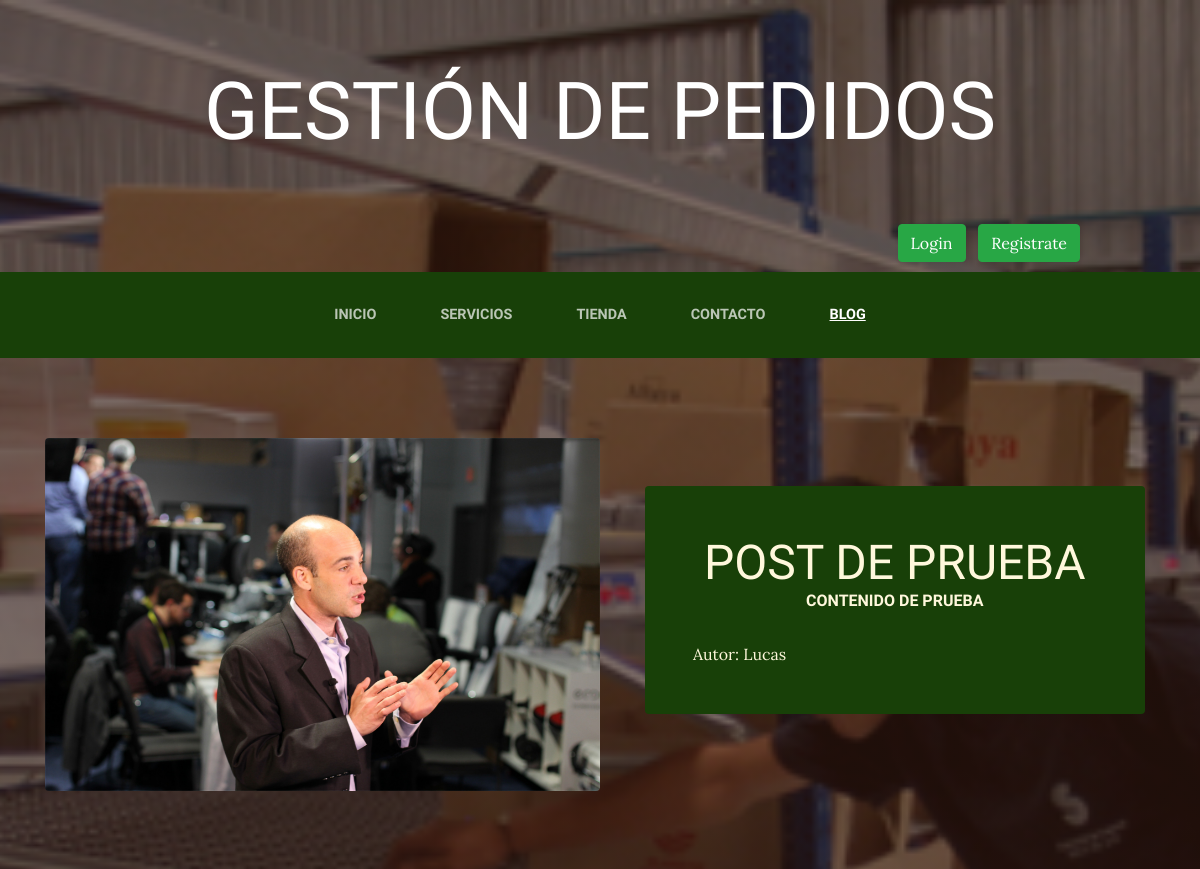
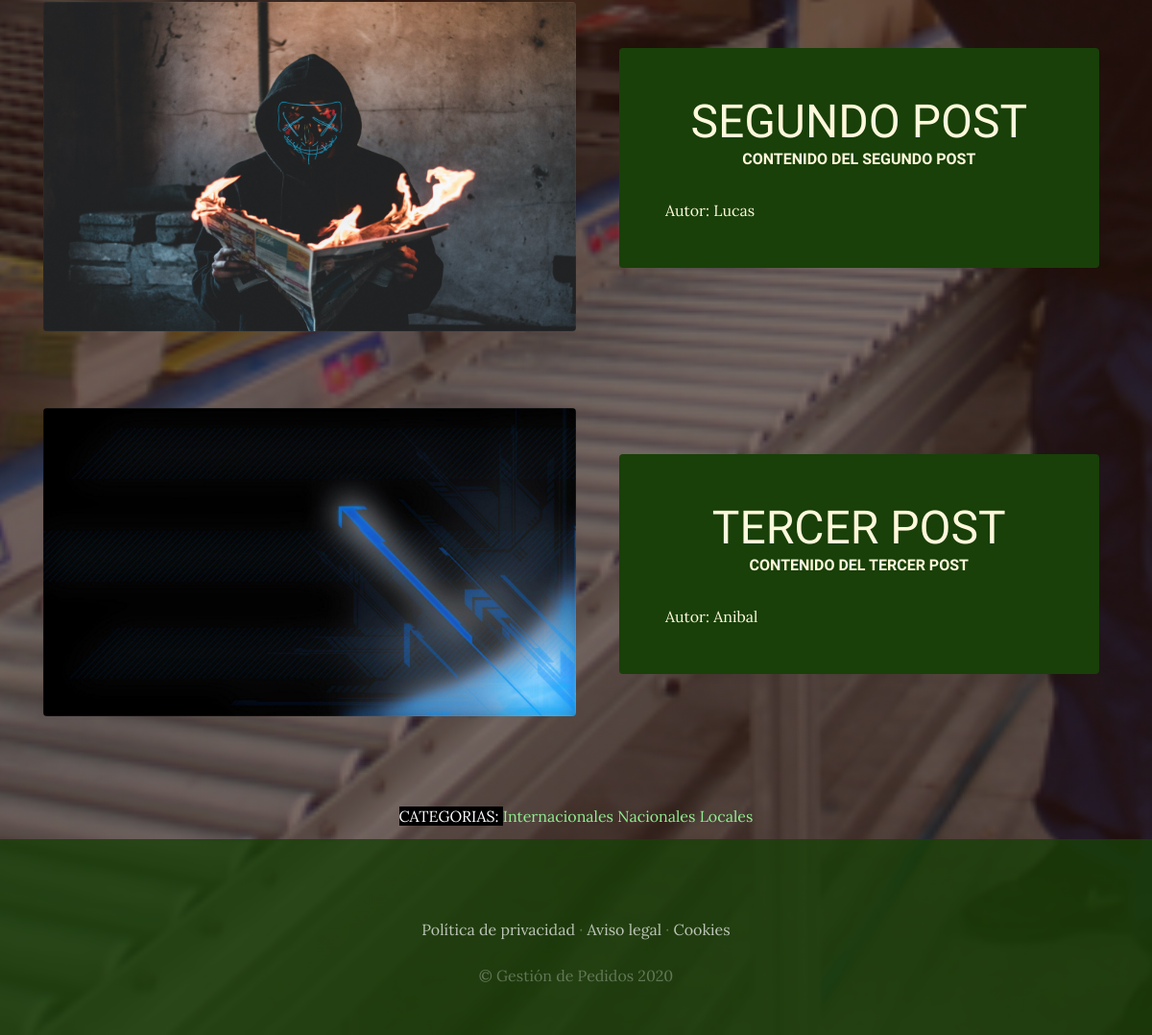
Screenshot of /blog/ with the database file from the repository (2 pictures, top to bottom).
### Blog/models.py (models this page shows, shortened)
class Post(models.Model):
    titulo = models.CharField(max_length=50)
    contenido = models.CharField(max_length=50)
    imagen = models.ImageField(upload_to='Blog', null=True, blank=True)
    autor = models.ForeignKey(User, on_delete=models.CASCADE)
    categorias = models.ManyToManyField(Categoria)
    created = models.DateTimeField(auto_now_add=True)
    updated = models.DateTimeField(auto_now_add=True)
    class Meta:
        verbose_name='post'
        verbose_name_plural='posts'

class Categoria(models.Model):
    nombre = models.CharField(max_length=50)
    created = models.DateTimeField(auto_now_add=True)
    updated = models.DateTimeField(auto_now_add=True)
    class Meta:
        verbose_name='categoria'
        verbose_name_plural='categorias'

### Blog/views.py (the view)
# urls.py: path('', blog, name="Blog"),
def blog(request):
    posts = Post.objects.all()
    return render(request,'Blog/blog.html', {"posts": posts})

### Carro/context_processor.py (called while the page is built)
def importe_total_carro(request):
    total = 0
    if request.user.is_authenticated:
        for key, value in request.session["carro"].items():
            total = total + float(value["precio"])
    else:
        total = 'Debes loguearte'
    return {"importe_total_carro" : total}

### Blog/Templates/blog/blog.html
{% extends 'ProyectoWebApp/base.html' %}
{% load static %}
{% block content %}
{% for post in posts %}
<section class="page-section clearfix">
    <div class="container">
      <div class="intro">
        <img class="intro-img img-fluid mb-3 mb-lg-0 rounded" src="{{post.imagen.url}}" style="width: 50%;">
        <div class="intro-text left-0 text-center bg-faded p-5 rounded">
          <h2 class="section-heading mb-4" >
            <span class="section-heading-lower">{{post.titulo}}</span>
            <span class="section-heading-upper">{{post.contenido}}</span>
          </h2>
          <div style="text-align: left; font: size 0.8em;">
            Autor: {{post.autor|title}}
          </div>
        </div>
      </div>
    </div>
</section>
{% endfor %}
<section>
    <div style="width: 75%; margin: auto; text-align: center; color: white; padding: 10px 0px;">
        <p style="display: inline; background-color: black;">CATEGORIAS: </p>
    {% for post in posts %}
      {% for categoria in post.categorias.all %}
        <a href="{% url 'Categoria' categoria.id %}" style="text-decoration: none; color: lightgreen;" onMouseOver="this.style.cssText='background-color: lightgray'" onMouseOut="this.style.cssText='color: lightgreen'">{{categoria.nombre}}</a>
      {% endfor %}
    {% endfor %}
    </div>
</section>
{% endblock %}

### ProyectoWebApp/static/ProyectoWebApp/css/gestion.css (style rules this page uses)
body { font-family: 'Lora'; background: linear-gradient(rgba(47, 23, 15, 0.65), rgba(47, 23, 15, 0.65)), url("../img/bg_main.jpg"); background-attachment: fixed; background-position: center; background-size: cover; }
h1, h2, h3, h4, h5, h6 { font-family: 'Raleway'; }
p { line-height: 1.75; }
.page-section { margin-top: 5rem; margin-bottom: 5rem; }
.section-heading { text-transform: uppercase; }
.section-heading .section-heading-upper { display: block; font-size: 1rem; font-weight: 800; padding-bottom:.5rem; }
.section-heading .section-heading-lower { display: block; font-size: 3rem; font-weight: 100; }
.bg-faded { background-color: rgba(255, 255, 255, 0.85); }
.intro { position: relative; }
@media (min-width: 992px) { .intro .intro-img { width: 75%; float: left; } }
@media (min-width: 992px) { .intro .intro-text { left: 600; width: 60%; margin-top: 3rem; background-color: rgba(24, 64, 8); color: cornsilk; position: absolute; } }
@media (min-width: 1200px) { .intro .intro-text { width: 45%; } }

### rows the page displays
Post: imagen (picture), titulo "POST DE PRUEBA", contenido "CONTENIDO DE PRUEBA", autor "Lucas"
Post: imagen (picture), titulo "SEGUNDO POST", contenido "CONTENIDO DEL SEGUNDO POST", autor "Lucas"
Post: imagen (picture), titulo "TERCER POST", contenido "CONTENIDO DEL TERCER POST", autor "Anibal"
Categoria: nombre "Internacionales"
Categoria: nombre "Nacionales"
Categoria: nombre "Locales"
